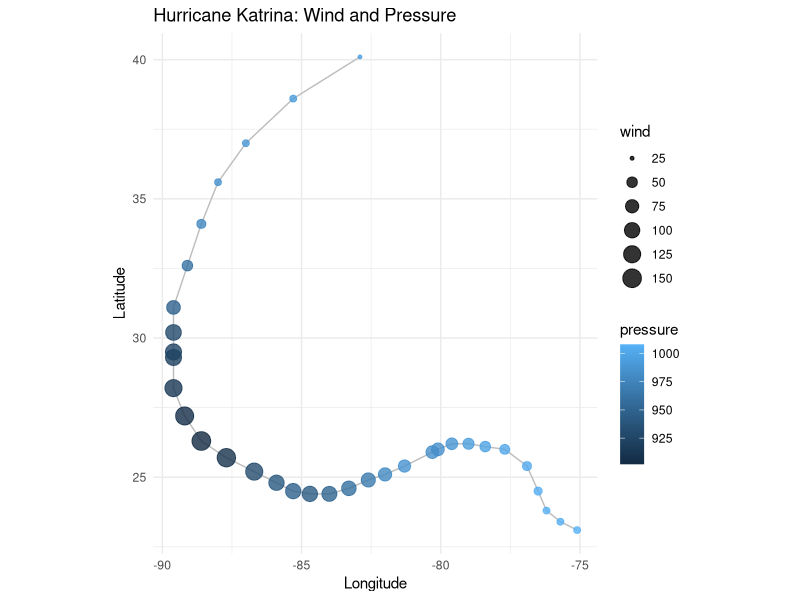
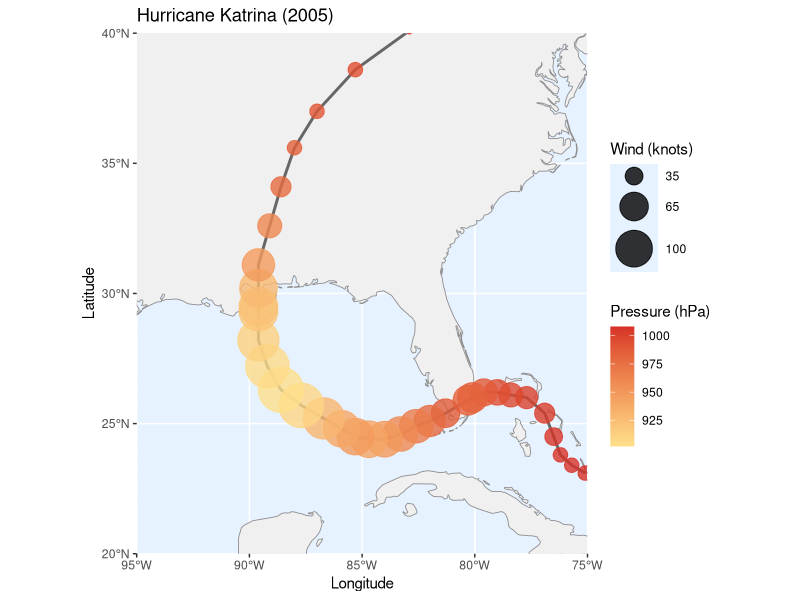

Write R code to recreate these figures, in order.
## ---- chunk 1
library(tidyverse)
library(gganimate)
library(lubridate)
## ---- chunk 2
data("storms")
## ---- chunk 3
katrina <- storms %>%
  filter(name == "Katrina", year == 2005) %>%
  mutate(time = make_datetime(year, month, day, hour))
## ---- chunk 4
ggplot(katrina, aes(x = long, y = lat)) +
  geom_path(color = "gray") +
  geom_point(aes(size = wind, color = pressure), alpha = 0.8) +
  coord_fixed() +
  theme_minimal() +
  labs(title = "Hurricane Katrina: Wind and Pressure", x = "Longitude", y = "Latitude")
## ---- chunk 5
library(rnaturalearth)
library(rnaturalearthdata)
library(sf)

world <- ne_countries(scale = "medium", returnclass = "sf")
## ---- chunk 6
plot <- ggplot() +
  # World landmasses
  geom_sf(data = world, fill = "#f0f0f0", color="#8f8d8d", linewidth = 0.3) +

  # Map bounds
  coord_sf(xlim = c(-95, -75), ylim = c(20, 40), expand = FALSE) +

  # Storm path
  geom_path(data = katrina, aes(x = long, y = lat), 
            color = "gray40", linewidth = 1, linetype = "solid") +

  # Storm points7
  geom_point(
    data = katrina,
    aes(x = long, y = lat, size = wind, color = pressure),
    alpha = 0.8
  ) +

  # Scales
  scale_color_gradient(low = "#fee08b", high = "#d73027", name = "Pressure (hPa)") +
  scale_size(range = c(2, 15), name = "Wind (knots)", breaks = c(35, 65, 100)) +

  # Labels
  labs(
    title = "Hurricane Katrina (2005)",
    x = "Longitude", y = "Latitude"
  ) +

  # Themes
  theme(
    legend.position = "right",
    panel.background = element_rect(fill = "#e6f2ff", color = NA)
  )

plot
